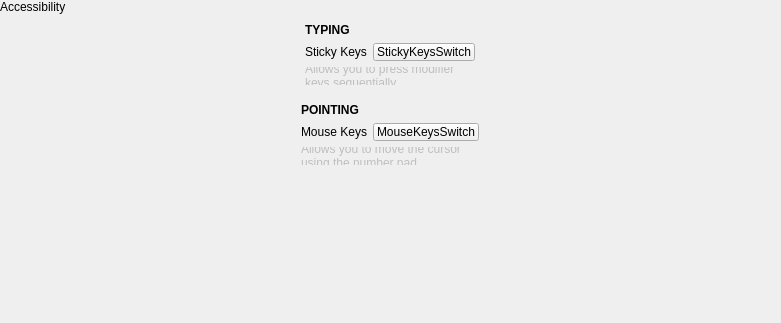
<?xml version="1.0" encoding="UTF-8"?>
<ui version="4.0">
 <class>AccessibilitySettingsPane</class>
 <widget class="QWidget" name="AccessibilitySettingsPane">
  <property name="geometry">
   <rect>
    <x>0</x>
    <y>0</y>
    <width>781</width>
    <height>323</height>
   </rect>
  </property>
  <property name="windowTitle">
   <string notr="true">Form</string>
  </property>
  <layout class="QVBoxLayout" name="verticalLayout">
   <property name="spacing">
    <number>0</number>
   </property>
   <property name="leftMargin">
    <number>0</number>
   </property>
   <property name="topMargin">
    <number>0</number>
   </property>
   <property name="rightMargin">
    <number>0</number>
   </property>
   <property name="bottomMargin">
    <number>0</number>
   </property>
   <item>
    <widget class="tTitleLabel" name="titleLabel">
     <property name="text">
      <string>Accessibility</string>
     </property>
    </widget>
   </item>
   <item>
    <widget class="QScrollArea" name="scrollArea">
     <property name="frameShape">
      <enum>QFrame::NoFrame</enum>
     </property>
     <property name="widgetResizable">
      <bool>true</bool>
     </property>
     <widget class="QWidget" name="scrollAreaWidgetContents">
      <property name="geometry">
       <rect>
        <x>0</x>
        <y>0</y>
        <width>781</width>
        <height>306</height>
       </rect>
      </property>
      <layout class="QVBoxLayout" name="verticalLayout_2">
       <property name="spacing">
        <number>0</number>
       </property>
       <property name="leftMargin">
        <number>0</number>
       </property>
       <property name="topMargin">
        <number>0</number>
       </property>
       <property name="rightMargin">
        <number>0</number>
       </property>
       <property name="bottomMargin">
        <number>0</number>
       </property>
       <item alignment="Qt::AlignHCenter">
        <widget class="QWidget" name="typingWidget" native="true">
         <property name="m3SettingsGroup" stdset="0"><bool>true</bool></property>
         <layout class="QGridLayout" name="gridLayout">
          <item row="1" column="0">
           <widget class="QLabel" name="label_2">
            <property name="m3Icon" stdset="0"><string notr="true">keyboard</string></property>
            <property name="sizePolicy">
             <sizepolicy hsizetype="Expanding" vsizetype="Preferred">
              <horstretch>0</horstretch>
              <verstretch>0</verstretch>
             </sizepolicy>
            </property>
            <property name="text">
             <string>Sticky Keys</string>
            </property>
           </widget>
          </item>
          <item row="1" column="1">
           <widget class="tSwitch" name="stickyKeysSwitch">
            <property name="text">
             <string notr="true">StickyKeysSwitch</string>
            </property>
           </widget>
          </item>
          <item row="0" column="0" colspan="2">
           <widget class="QLabel" name="label">
            <property name="font">
             <font>
              <weight>75</weight>
              <bold>true</bold>
             </font>
            </property>
            <property name="text">
             <string>TYPING</string>
            </property>
           </widget>
          </item>
          <item row="2" column="0" colspan="2">
           <widget class="QLabel" name="label_3">
            <property name="enabled">
             <bool>false</bool>
            </property>
            <property name="text">
             <string>Allows you to press modifier keys sequentially</string>
            </property>
            <property name="wordWrap">
             <bool>true</bool>
            </property>
           </widget>
          </item>
         </layout>
        </widget>
       </item>
       <item alignment="Qt::AlignHCenter">
        <widget class="QWidget" name="pointingWidget" native="true">
         <property name="m3SettingsGroup" stdset="0"><bool>true</bool></property>
         <layout class="QGridLayout" name="gridLayout_2">
          <item row="0" column="0" colspan="2">
           <widget class="QLabel" name="label_4">
            <property name="font">
             <font>
              <weight>75</weight>
              <bold>true</bold>
             </font>
            </property>
            <property name="text">
             <string>POINTING</string>
            </property>
           </widget>
          </item>
          <item row="1" column="1">
           <widget class="tSwitch" name="mouseKeysSwitch">
            <property name="text">
             <string notr="true">MouseKeysSwitch</string>
            </property>
           </widget>
          </item>
          <item row="1" column="0">
           <widget class="QLabel" name="label_5">
            <property name="m3Icon" stdset="0"><string notr="true">mouse</string></property>
            <property name="text">
             <string>Mouse Keys</string>
            </property>
           </widget>
          </item>
          <item row="2" column="0" colspan="2">
           <widget class="QLabel" name="label_6">
            <property name="enabled">
             <bool>false</bool>
            </property>
            <property name="text">
             <string>Allows you to move the cursor using the number pad</string>
            </property>
            <property name="wordWrap">
             <bool>true</bool>
            </property>
           </widget>
          </item>
         </layout>
        </widget>
       </item>
       <item>
        <spacer name="verticalSpacer">
         <property name="orientation">
          <enum>Qt::Vertical</enum>
         </property>
         <property name="sizeHint" stdset="0">
          <size>
           <width>20</width>
           <height>101</height>
          </size>
         </property>
        </spacer>
       </item>
      </layout>
     </widget>
    </widget>
   </item>
  </layout>
 </widget>
 <customwidgets>
  <customwidget>
   <class>tTitleLabel</class>
   <extends>QLabel</extends>
   <header location="global">ttitlelabel.h</header>
   <slots>
    <signal>backButtonClicked()</signal>
   </slots>
  </customwidget>
  <customwidget>
   <class>tSwitch</class>
   <extends>QPushButton</extends>
   <header location="global">tswitch.h</header>
  </customwidget>
 </customwidgets>
 <resources/>
 <connections/>
</ui>
